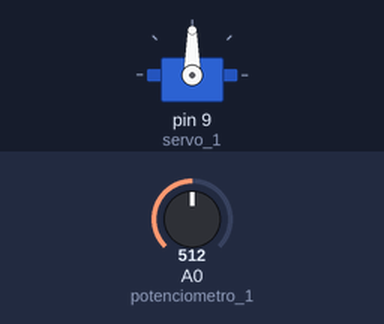
The sketch below on a simulated Arduino Uno, built with avr-gcc and run on an emulated ATmega328P. Shown: servo. The inputs (shaded band) are chosen by the test bench; at power-on: A0 (potenciometro_1) = 512.

Above: at 1.2 s.
1.3 s: A0 (potenciometro_1) set to 716
At 1.7 s:
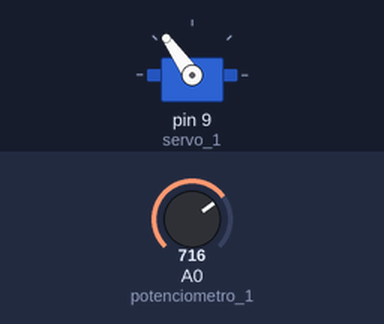
2.8 s: A0 (potenciometro_1) set to 900
At 3.8 s:
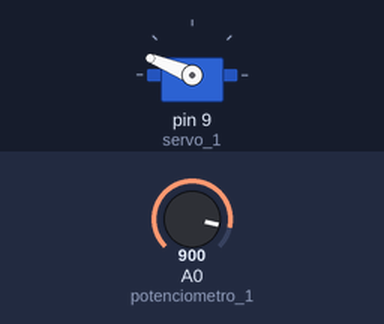
4.3 s: A0 (potenciometro_1) set to 1023
At 5.1 s:
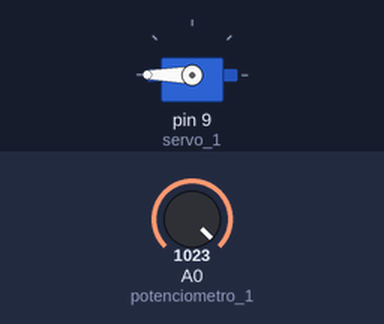
5.8 s: A0 (potenciometro_1) set to 306
At 6.3 s:
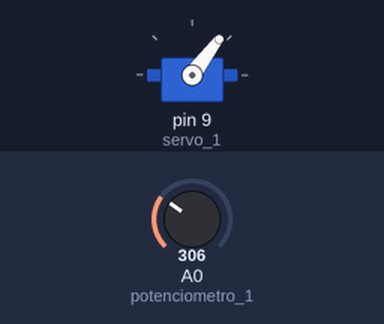
7.3 s: A0 (potenciometro_1) set to 122
At 8.4 s:
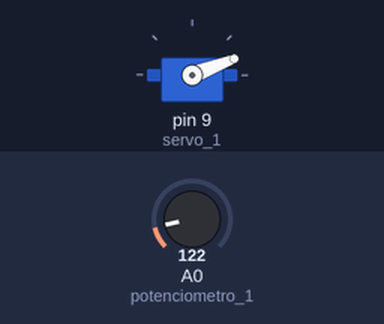
Timing chart, 0 to 9.8 s (numbered marks = the images above; inputs shaded):
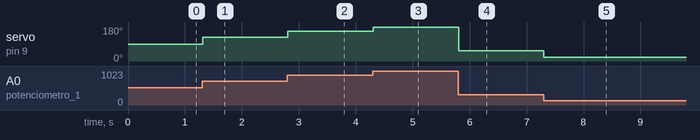

The sketch:

servo_motor.ino
```cpp
#include <Servo.h> // Incluimos la biblioteca Servo
Servo servo_1;  // Definimos los servos que vamos a utilizar
int potenciometro_1 = 0;  // Pin analogico para la señal de control del servo
int valor_potenciometro_1;    // Esta variable definirá la posición del servo

void setup()
{
servo_1.attach(9);  // Difinimos el pines de señal para el servo
}


void loop()
{
valor_potenciometro_1 = analogRead(potenciometro_1);
// leemose valor del potenciometro (valor entre 0 y 1023)
valor_potenciometro_1 = map(valor_potenciometro_1, 0, 1023, 0, 180);
// valor proporcional a la escala del servomotor (valor entre 0 y 180)

servo_1.write(valor_potenciometro_1);
delay(10);
// Esperamos para reiniciar el bucle
}
```

Measured:
- after the input at 1.3 s, servo on pin 9 (servo_1): 90° → 125° at once
- after the input at 2.8 s, servo on pin 9 (servo_1): 125° → 158° at once
- after the input at 4.3 s, servo on pin 9 (servo_1): 158° → 180° at once
- after the input at 5.8 s, servo on pin 9 (servo_1): 180° → 53° at once
- after the input at 7.3 s, servo on pin 9 (servo_1): 53° → 21° at once
